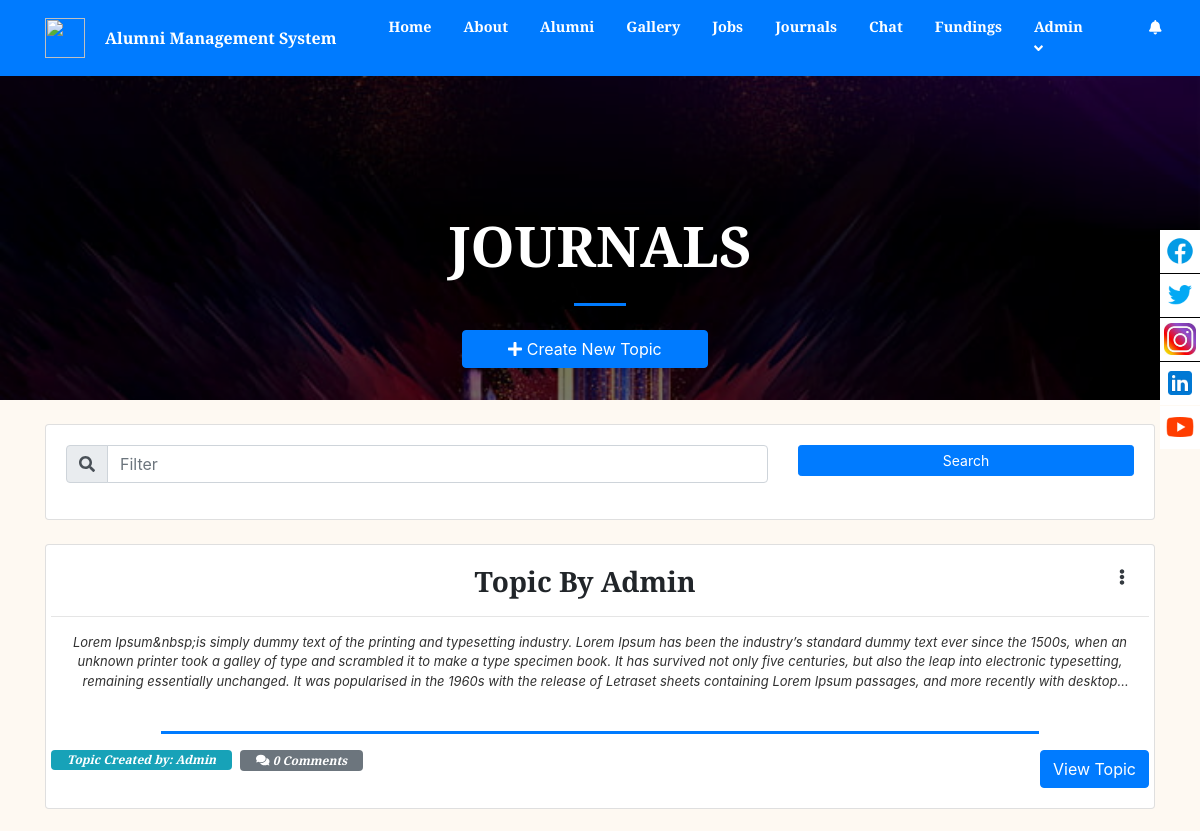
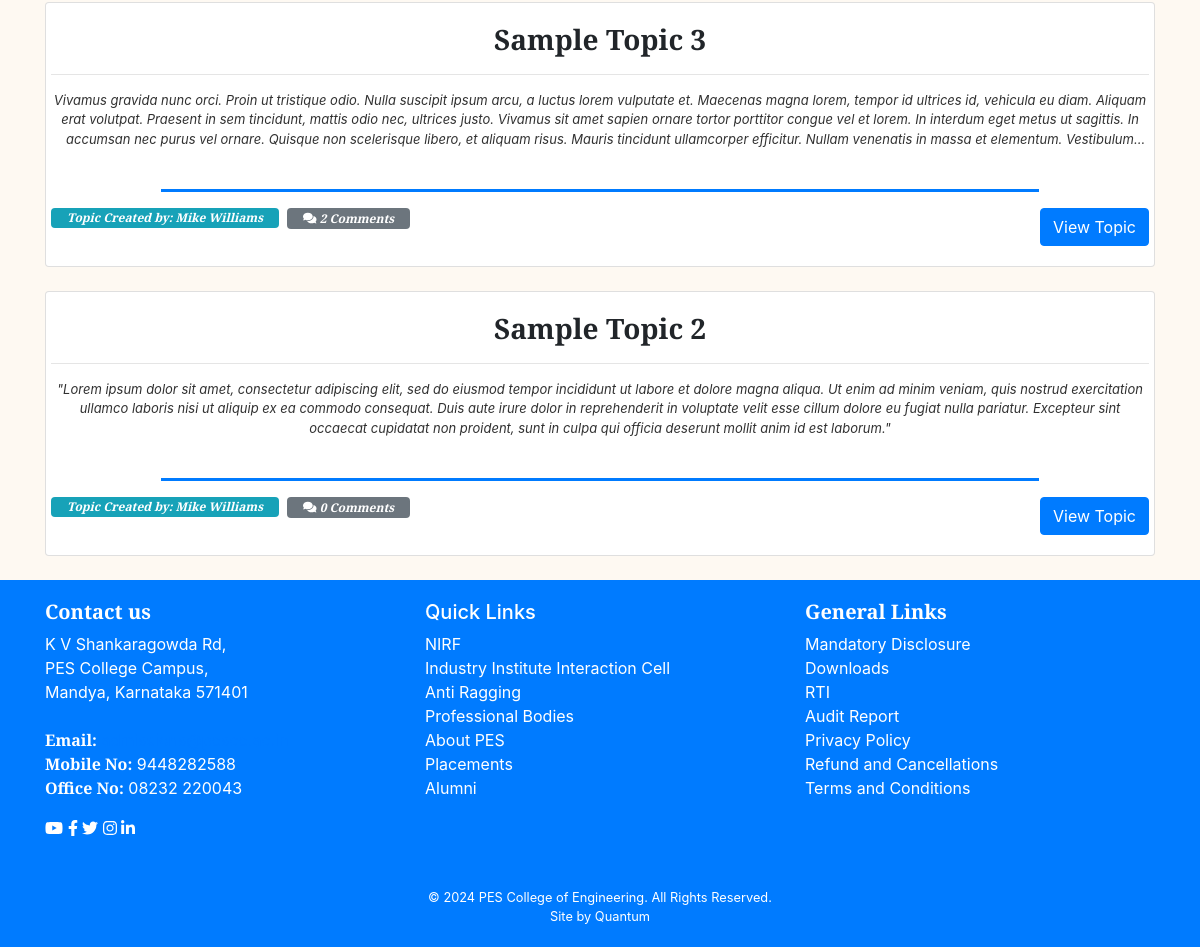
The page /index.php?page=forum (signed in) on the database its author committed (2 pictures, top to bottom).
### tables this page shows
CREATE TABLE `forum_topics` (
  `id` int(30) NOT NULL,
  `title` varchar(250) NOT NULL,
  `description` text NOT NULL,
  `user_id` int(30) NOT NULL,
  `date_created` datetime NOT NULL DEFAULT current_timestamp()
);

CREATE TABLE `users` (
  `id` int(30) NOT NULL,
  `name` text NOT NULL,
  `username` varchar(200) NOT NULL,
  `password` text NOT NULL,
  `type` tinyint(1) NOT NULL DEFAULT 3 COMMENT '1=Admin,2=Alumni officer, 3= alumnus',
  `auto_generated_pass` text NOT NULL,
  `alumnus_id` int(30) NOT NULL
);

### forum.php (the view, shortened to what this page needs)
<?php
include 'admin/db_connect.php';
?>
<header class="masthead">
    <div class="container-fluid h-100">
        <div class="row h-100 align-items-center justify-content-center text-center">
            <div class="col-lg-8 align-self-end mb-4 page-title">
            <h1 class="text-uppercase text-white font-weight-bold">JOURNALS</h1>
                <hr class="divider my-4" />
            <div class="row col-md-12 mb-2 justify-content-center">
                    <button class="btn btn-primary btn-block col-sm-4" type="button" id="new_forum"><i class="fa fa-plus"></i> Create New Topic</button>
            </div>
            </div>
        </div>
    </div>
</header>
<div class="container mt-3 pt-2">
    <div class="card mb-4">
        <div class="card-body">
            <div class="row">
                <div class="col-md-8">
                    <div class="input-group mb-3">
                      <div class="input-group-prepend">
                        <span class="input-group-text" id="filter-field"><i class="fa fa-search"></i></span>
                      </div>
                      <input type="text" class="form-control" id="filter" placeholder="Filter" aria-label="Filter" aria-describedby="filter-field">
                    </div>
                </div>
                <div class="col-md-4">
                    <button class="btn btn-primary btn-block btn-sm" id="search">Search</button>
                </div>
            </div>
        </div>
    </div>
   <?php
    $event = $conn->query("SELECT f.*,u.name from forum_topics f inner join users u on u.id = f.user_id order by f.id desc");
    while($row = $event->fetch_assoc()):
        $trans = get_html_translation_table(HTML_ENTITIES,ENT_QUOTES);
        unset($trans["\""], $trans["<"], $trans[">"], $trans["<h2"]);
        $desc = strtr(html_entity_decode($row['description']),$trans);
        $desc=str_replace(array("<li>","</li>"), array("",","), $desc);
        $count_comments = $conn->query("SELECT * FROM forum_comments where topic_id = ".$row['id'])->num_rows;
    ?>
    <div class="card forum" data-id="<?php echo $row['id'] ?>">
        <div class="card-body">
            <div class="row  align-items-center justify-content-center text-center h-100">
                <div class="">
                    <?php if($_SESSION['login_id'] == $row['user_id']): ?>
                    <div class="dropdown float-right mr-4">
                      <a class="text-dark" href="javascript:void(0)" id="dropdownMenuButton" data-toggle="dropdown" aria-haspopup="true" aria-expanded="false">
                        <span class="fa fa-ellipsis-v"></span>
                      </a>
                    </div>
                    <?php endif; ?>
                    <h3><b class="filter-txt"><?php echo ucwords($row['title']) ?></b></h3>
                    <hr>
                    <larger class="truncate filter-txt"><?php echo strip_tags($desc) ?></larger>
                    <br>
                    <hr class="divider"  style="max-width: calc(80%)">
                    <span class="badge badge-info float-left px-3 pt-1 pb-1">
                        <b><i>Topic Created by: <span class="filter-txt"><?php echo $row['name'] ?></span></i></b>
                    </span>
                     <span class="badge badge-secondary float-left px-3 pt-1 pb-1 ml-2">
                        <b><i class="fa fa-comments"></i> <i><?php echo $count_comments ?> Comments</i></b>
                    </span>
                    <button class="btn btn-primary float-right view_topic" data-id="<?php echo $row['id'] ?>">View Topic</button>
                </div>
            </div>
        </div>
    </div>
    <br>
    <?php endwhile; ?>
</div>

### forum.php (style rules this page uses)
header.masthead,header.masthead:before { min-height: 50vh !important; height: 50vh !important }
.masthead { min-height: 23vh !important; height: 23vh !important; }
.masthead:before { min-height: 23vh !important; height: 23vh !important; }

### rows shown on the page
forum_topics: title "Topic By Admin", description "Lorem Ipsum&nbsp;is simply dummy text of the printing and typesetting industry. Lorem Ipsum has been the industry’s standard dummy text ever since the 1500s, when an unknown printer took a galley of type and scrambled it to make a type specimen book. It has survived not only five centuries, but also the leap into electronic typesetting, remaining essentially unchanged. It was popularised in the 1960s with the release of Letraset sheets containing Lorem Ipsum passages, and more recently with…", user.name "Admin", count_comments "0"
forum_topics: title "Sample Topic 3", description "Vivamus gravida nunc orci. Proin ut tristique odio. Nulla suscipit ipsum arcu, a luctus lorem vulputate et. Maecenas magna lorem, tempor id ultrices id, vehicula eu diam. Aliquam erat volutpat. Praesent in sem tincidunt, mattis odio nec, ultrices justo. Vivamus sit amet sapien ornare tortor porttitor congue vel et lorem. In interdum eget metus ut sagittis. In accumsan nec purus vel ornare. Quisque non scelerisque libero, et aliquam risus. Mauris tincidunt ullamcorper efficitur. Nullam venenatis in massa et elementum.…", user.name "Mike Williams", count_comments "2"
forum_topics: title "Sample Topic 2", description "\"Lorem ipsum dolor sit amet, consectetur adipiscing elit, sed do eiusmod tempor incididunt ut labore et dolore magna aliqua. Ut enim ad minim veniam, quis nostrud exercitation ullamco laboris nisi ut aliquip ex ea commodo consequat. Duis aute irure dolor in reprehenderit in voluptate velit esse cillum dolore eu fugiat nulla pariatur. Excepteur sint occaecat cupidatat non proident, sunt in culpa qui officia deserunt mollit anim id est laborum.\"", user.name "Mike Williams", count_comments "0"

### other values the page prints
$_SESSION['system']['name'] "Alumni Management System"
$_SESSION['login_name'] "Admin"
